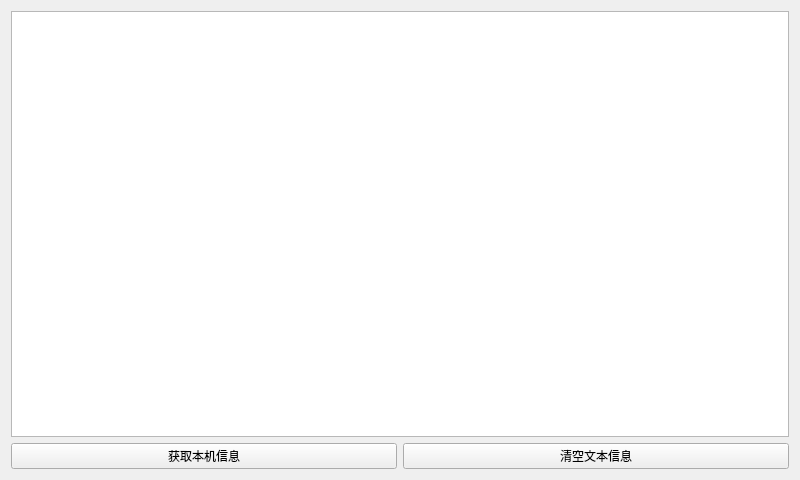
<?xml version="1.0" encoding="UTF-8"?>
<ui version="4.0">
 <class>Widget</class>
 <widget class="QWidget" name="Widget">
  <property name="geometry">
   <rect>
    <x>0</x>
    <y>0</y>
    <width>800</width>
    <height>480</height>
   </rect>
  </property>
  <property name="windowTitle">
   <string>Widget</string>
  </property>
  <layout class="QVBoxLayout" name="verticalLayout">
   <item>
    <widget class="QTextBrowser" name="textBrowser"/>
   </item>
   <item>
    <layout class="QHBoxLayout" name="horizontalLayout">
     <item>
      <widget class="QPushButton" name="pushButton">
       <property name="text">
        <string>获取本机信息</string>
       </property>
      </widget>
     </item>
     <item>
      <widget class="QPushButton" name="pushButton_2">
       <property name="text">
        <string>清空文本信息</string>
       </property>
      </widget>
     </item>
    </layout>
   </item>
  </layout>
 </widget>
 <resources/>
 <connections/>
</ui>
